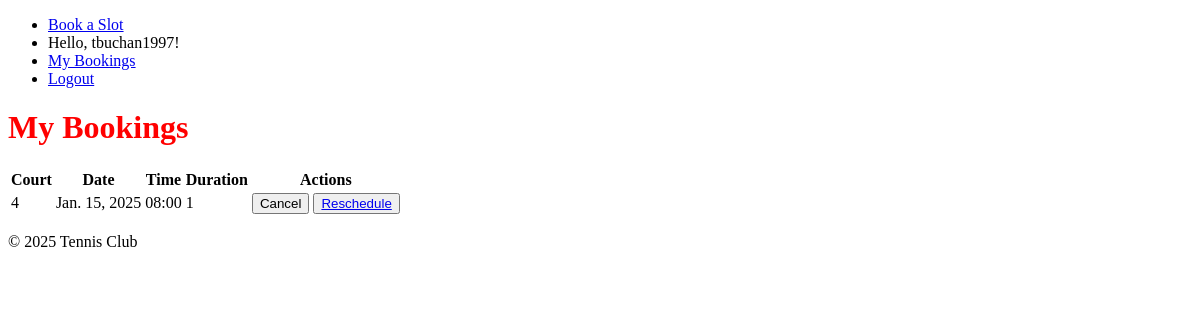
/bookings/ (signed in), run on an earlier commit of the app's database.
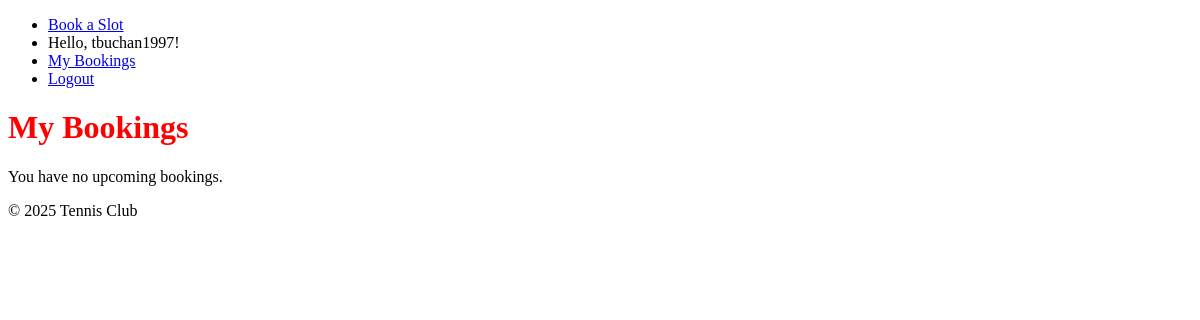
And on a later commit of the database.
### bookings/models.py (models this page shows, shortened)
class Booking(models.Model):
    user = models.ForeignKey(User, on_delete=models.CASCADE, related_name='my_bookings')
    booked_by = models.ForeignKey(User, on_delete=models.CASCADE, related_name='assigned_bookings')  # Changed to booked_by for clarity
    court = models.ForeignKey(Court, on_delete=models.CASCADE) #You can remove this if you want
    availability = models.ForeignKey(Availability, on_delete=models.CASCADE)  # Add this line
    booking_date = models.DateField() #Add this line
    booking_time = models.TimeField()
    duration = models.IntegerField()
    is_active = models.BooleanField(default=True)

class Court(models.Model):
    court_number = models.IntegerField(unique=True)
    court_type = models.CharField(max_length=50)

### bookings/views.py (the view)
# urls.py: path('bookings/', views.view_bookings, name='view_bookings'),
@login_required
def view_bookings(request):
    bookings = Booking.objects.filter(user=request.user, is_active=True).order_by('booking_date', 'booking_time') #Only active bookings
    return render(request, 'bookings/dashboard.html', {'bookings': bookings})

### bookings/templates/bookings/dashboard.html (shortened to what this page needs)
{% extends "base_generic.html" %}
{% load static %}
{% load availability_filters %}
{% block content %}
    <h1>My Bookings</h1>
    {% if bookings %}
        <table>
            <thead>
                <tr>
                    <th>Court</th>
                    <th>Date</th>
                    <th>Time</th>
                    <th>Duration</th>
                    <th>Actions</th>
                </tr>
            </thead>
            <tbody>
                {% for booking in bookings %}
                    <tr>
                        <td>{{ booking.court.court_number }}</td>
                        <td>{{ booking.booking_date }}</td>
                        <td>{{ booking.booking_time|time:"H:i" }}</td>
                        <td>{{ booking.duration }}</td>
                        <td>
                            <button class="cancel-button" data-booking-id="{{ booking.id }}">Cancel</button>
                            <button class="reschedule-button" data-booking-id="{{ booking.id }}" data-booking-date="{{ booking.booking_date }}" data-booking-time="{{ booking.booking_time }}"><a href="{% url 'book_slot' %}?date={{ booking.booking_date|date:'Y-m-d' }}&reschedule_id={{ booking.id }}" class="reschedule-button">Reschedule</a></button>
                        </td>
                    </tr>
                {% endfor %}
            </tbody>
        </table>
    {% else %}
        <p>You have no upcoming bookings.</p>
    {% endif %}
    <link rel="stylesheet" href="{% static 'css/style.css' %}">
{% endblock %}

What changed in the data, as far as the page shows it:
no longer on this page (row edited): Booking: court.court_number "4", booking_date "Jan. 15, 2025", booking_time "08:00", duration "1"
Also different on the page:
text no longer shown: "Court Date Time Duration Actions"
text now shown: "You have no upcoming bookings."
